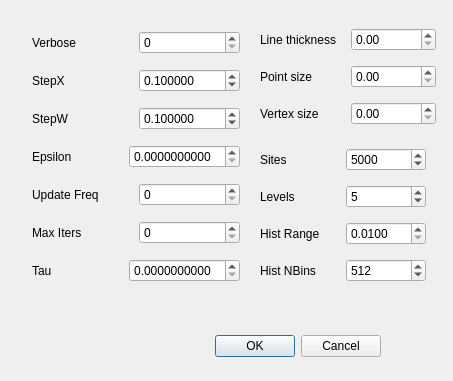
<?xml version="1.0" encoding="UTF-8"?>
<ui version="4.0">
 <class>Dialog</class>
 <widget class="QDialog" name="Dialog">
  <property name="geometry">
   <rect>
    <x>0</x>
    <y>0</y>
    <width>453</width>
    <height>381</height>
   </rect>
  </property>
  <property name="windowTitle">
   <string>Properties</string>
  </property>
  <widget class="QDialogButtonBox" name="buttonBox">
   <property name="geometry">
    <rect>
     <x>40</x>
     <y>330</y>
     <width>341</width>
     <height>32</height>
    </rect>
   </property>
   <property name="orientation">
    <enum>Qt::Horizontal</enum>
   </property>
   <property name="standardButtons">
    <set>QDialogButtonBox::Cancel|QDialogButtonBox::Ok</set>
   </property>
  </widget>
  <widget class="QWidget" name="layoutWidget1">
   <property name="geometry">
    <rect>
     <x>260</x>
     <y>20</y>
     <width>176</width>
     <height>113</height>
    </rect>
   </property>
   <layout class="QVBoxLayout" name="verticalLayout_2">
    <item>
     <layout class="QHBoxLayout">
      <item>
       <widget class="QLabel" name="thickness">
        <property name="text">
         <string>Line thickness</string>
        </property>
       </widget>
      </item>
      <item>
       <widget class="QDoubleSpinBox" name="thickness_spinbox"/>
      </item>
     </layout>
    </item>
    <item>
     <layout class="QHBoxLayout">
      <item>
       <widget class="QLabel" name="point_size">
        <property name="text">
         <string>Point size</string>
        </property>
       </widget>
      </item>
      <item>
       <widget class="QDoubleSpinBox" name="point_size_spinbox"/>
      </item>
     </layout>
    </item>
    <item>
     <layout class="QHBoxLayout">
      <item>
       <widget class="QLabel" name="vertex_size">
        <property name="text">
         <string>Vertex size</string>
        </property>
       </widget>
      </item>
      <item>
       <widget class="QDoubleSpinBox" name="vertex_size_spinbox"/>
      </item>
     </layout>
    </item>
   </layout>
  </widget>
  <widget class="QWidget" name="layoutWidget3">
   <property name="geometry">
    <rect>
     <x>260</x>
     <y>140</y>
     <width>166</width>
     <height>152</height>
    </rect>
   </property>
   <layout class="QVBoxLayout" name="verticalLayout_3">
    <item>
     <layout class="QHBoxLayout" name="horizontalLayout_10">
      <item>
       <widget class="QLabel" name="label_2">
        <property name="text">
         <string>Sites</string>
        </property>
       </widget>
      </item>
      <item>
       <widget class="QSpinBox" name="site_amount_spin">
        <property name="maximum">
         <number>2000000</number>
        </property>
        <property name="value">
         <number>5000</number>
        </property>
       </widget>
      </item>
     </layout>
    </item>
    <item>
     <layout class="QHBoxLayout" name="horizontalLayout_9">
      <item>
       <widget class="QLabel" name="label">
        <property name="text">
         <string>Levels</string>
        </property>
       </widget>
      </item>
      <item>
       <widget class="QSpinBox" name="level_spin_box">
        <property name="maximum">
         <number>10</number>
        </property>
        <property name="value">
         <number>5</number>
        </property>
       </widget>
      </item>
     </layout>
    </item>
    <item>
     <layout class="QHBoxLayout" name="horizontalLayout_4">
      <item>
       <widget class="QLabel" name="hist_range_label">
        <property name="text">
         <string>Hist Range</string>
        </property>
       </widget>
      </item>
      <item>
       <widget class="QDoubleSpinBox" name="hist_range_spin">
        <property name="decimals">
         <number>4</number>
        </property>
        <property name="minimum">
         <double>0.010000000000000</double>
        </property>
        <property name="maximum">
         <double>1.000000000000000</double>
        </property>
        <property name="singleStep">
         <double>0.010000000000000</double>
        </property>
       </widget>
      </item>
     </layout>
    </item>
    <item>
     <layout class="QHBoxLayout" name="horizontalLayout_2">
      <item>
       <widget class="QLabel" name="hist_nbins_label">
        <property name="text">
         <string>Hist NBins</string>
        </property>
       </widget>
      </item>
      <item>
       <widget class="QSpinBox" name="hist_nbins_spin">
        <property name="minimum">
         <number>256</number>
        </property>
        <property name="maximum">
         <number>1024</number>
        </property>
        <property name="value">
         <number>512</number>
        </property>
       </widget>
      </item>
     </layout>
    </item>
   </layout>
  </widget>
  <widget class="QWidget" name="layoutWidget2">
   <property name="geometry">
    <rect>
     <x>32</x>
     <y>22</y>
     <width>208</width>
     <height>269</height>
    </rect>
   </property>
   <layout class="QVBoxLayout" name="verticalLayout">
    <item>
     <layout class="QHBoxLayout">
      <item>
       <widget class="QLabel" name="verbose_label">
        <property name="text">
         <string>Verbose</string>
        </property>
       </widget>
      </item>
      <item>
       <widget class="QSpinBox" name="verbose_spinbox">
        <property name="maximum">
         <number>2</number>
        </property>
       </widget>
      </item>
     </layout>
    </item>
    <item>
     <layout class="QHBoxLayout" name="horizontalLayout_3">
      <item>
       <widget class="QLabel" name="stepX_label">
        <property name="text">
         <string>StepX</string>
        </property>
       </widget>
      </item>
      <item>
       <widget class="QDoubleSpinBox" name="stepX_spin">
        <property name="decimals">
         <number>6</number>
        </property>
        <property name="minimum">
         <double>0.000000000000000</double>
        </property>
        <property name="maximum">
         <double>10.000000000000000</double>
        </property>
        <property name="singleStep">
         <double>0.010000000000000</double>
        </property>
        <property name="value">
         <double>0.100000000000000</double>
        </property>
       </widget>
      </item>
     </layout>
    </item>
    <item>
     <layout class="QHBoxLayout" name="horizontalLayout">
      <item>
       <widget class="QLabel" name="stepW_label">
        <property name="text">
         <string>StepW</string>
        </property>
       </widget>
      </item>
      <item>
       <widget class="QDoubleSpinBox" name="stepW_spin">
        <property name="decimals">
         <number>6</number>
        </property>
        <property name="minimum">
         <double>0.000000000000000</double>
        </property>
        <property name="maximum">
         <double>10.000000000000000</double>
        </property>
        <property name="singleStep">
         <double>0.010000000000000</double>
        </property>
        <property name="value">
         <double>0.100000000000000</double>
        </property>
       </widget>
      </item>
     </layout>
    </item>
    <item>
     <layout class="QHBoxLayout" name="horizontalLayout_5">
      <item>
       <widget class="QLabel" name="epsilon_label">
        <property name="text">
         <string>Epsilon</string>
        </property>
       </widget>
      </item>
      <item>
       <widget class="QDoubleSpinBox" name="epsilon_spin">
        <property name="decimals">
         <number>10</number>
        </property>
       </widget>
      </item>
     </layout>
    </item>
    <item>
     <layout class="QHBoxLayout" name="horizontalLayout_7">
      <item>
       <widget class="QLabel" name="frequency_label">
        <property name="text">
         <string>Update Freq</string>
        </property>
       </widget>
      </item>
      <item>
       <widget class="QSpinBox" name="frequency_spin"/>
      </item>
     </layout>
    </item>
    <item>
     <layout class="QHBoxLayout" name="horizontalLayout_6">
      <item>
       <widget class="QLabel" name="max_iters_label">
        <property name="text">
         <string>Max Iters</string>
        </property>
       </widget>
      </item>
      <item>
       <widget class="QSpinBox" name="max_iters_spin"/>
      </item>
     </layout>
    </item>
    <item>
     <layout class="QHBoxLayout" name="horizontalLayout_8">
      <item>
       <widget class="QLabel" name="tau_label">
        <property name="text">
         <string>Tau</string>
        </property>
       </widget>
      </item>
      <item>
       <widget class="QDoubleSpinBox" name="tau_spin">
        <property name="decimals">
         <number>10</number>
        </property>
       </widget>
      </item>
     </layout>
    </item>
   </layout>
  </widget>
  <zorder>buttonBox</zorder>
  <zorder>layoutWidget1</zorder>
  <zorder>layoutWidget3</zorder>
  <zorder>layoutWidget2</zorder>
  <zorder>site_amount_spin</zorder>
 </widget>
 <resources/>
 <connections>
  <connection>
   <sender>buttonBox</sender>
   <signal>accepted()</signal>
   <receiver>Dialog</receiver>
   <slot>accept()</slot>
   <hints>
    <hint type="sourcelabel">
     <x>248</x>
     <y>254</y>
    </hint>
    <hint type="destinationlabel">
     <x>157</x>
     <y>274</y>
    </hint>
   </hints>
  </connection>
  <connection>
   <sender>buttonBox</sender>
   <signal>rejected()</signal>
   <receiver>Dialog</receiver>
   <slot>reject()</slot>
   <hints>
    <hint type="sourcelabel">
     <x>316</x>
     <y>260</y>
    </hint>
    <hint type="destinationlabel">
     <x>286</x>
     <y>274</y>
    </hint>
   </hints>
  </connection>
 </connections>
</ui>
